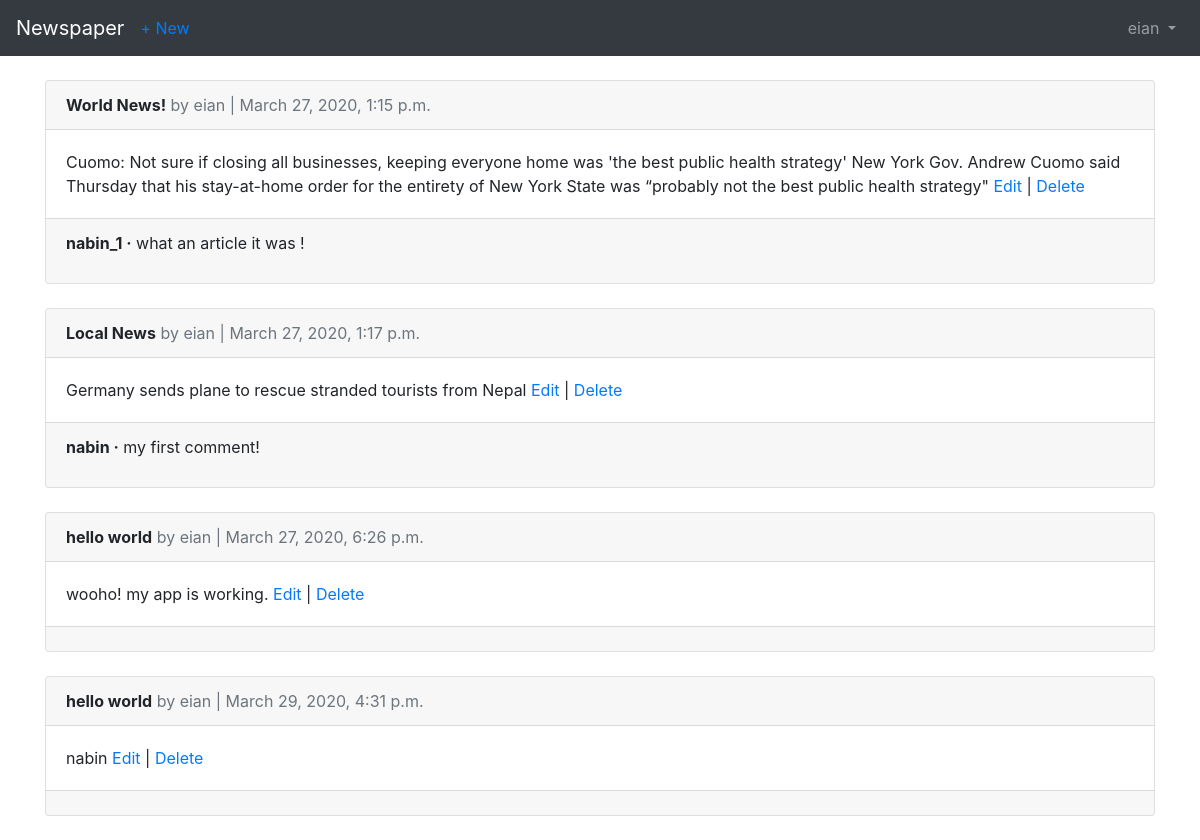
The page /articles/ (signed in) on the database its author committed.
### users/models.py (models this page shows)
class CustomUser(AbstractUser):
    age = models.PositiveIntegerField(null=True, blank=True)

### articles/models.py (models this page shows, shortened)
class Article(models.Model):
    title = models.CharField(max_length=255)
    body = models.TextField()
    date = models.DateTimeField(auto_now_add=True)
    author = models.ForeignKey(
        get_user_model(),
        on_delete=models.CASCADE,
    )

class Comment(models.Model):
    article = models.ForeignKey(
        Article,
        on_delete=models.CASCADE,
        related_name='comments',
    )
    comment = models.CharField(max_length=140)
    author = models.ForeignKey(
        get_user_model(),
        on_delete=models.CASCADE,
    )
    def __str__(self):
        return self.comment

### articles/views.py (the view)
# urls.py: path('', ArticleListView.as_view(), name='article_list'),
class ArticleListView(ListView):
    model = Article
    template_name = 'article_list.html'

### templates/article_list.html (shortened to what this page needs)
{% extends 'base.html' %}
{% block content %}
    {% for article in object_list %}
        <div class="card">
            <div class="card-header">
                <span class="font-weight-bold">{{ article.title }}</span>
                <span class="text-muted">by {{ article.author }} |
                {{ article.date }}</span>
            </div>
            <div class="card-body">
                {{ article.body }}
                <a href="{% url 'article_edit' article.pk %}">Edit</a> |
                <a href="{% url 'article_delete' article.pk %}">Delete</a>
            </div>
            <div class="card-footer">
                {% for comment in article.comments.all %}
                    <p>
                        <span class="font-weight-bold">{{ comment.author }} &middot;</span>
                        {{ comment }}
                    </p>
                {% endfor %}
            </div>
        </div>
        <br />
    {% endfor %}
{% endblock content %}

### templates/base.html (shortened to what this page needs)
<!doctype html>
<html lang="en">
  <head>
    <link rel="stylesheet" href="https://stackpath.bootstrapcdn.com/bootstrap/4.1.3/css/bootstrap.min.css">
  </head>
  <body>
    <nav class="navbar navbar-expand-md navbar-dark bg-dark mb-4">
      <a class="navbar-brand" href="{% url 'home' %}">Newspaper</a>
      {% if user.is_authenticated %}
        <ul class="navbar-nav mr-auto">
          <li class="nav-item"><a href="{% url 'article_new' %}">+ New</a></li>
          </ul>
      {% endif %}
      <div class="collapse navbar-collapse" id="navbarCollapse">
        {% if user.is_authenticated %}
          <ul class="navbar-nav ml-auto">
            <li class="nav-item">
              <a class="nav-link dropdown-toggle" href="#" id="userMenu" data-toggle="dropdown" aria-haspopup="true" aria-expanded="false">
                {{ user.username }}
              </a>
            </li>
          </ul>
        {% endif %}
      </div>
    </nav>
    <div class="container">
      {% block content %}
      {% endblock content %}
    </div>
  </body>
</html>

### rows shown on the page
CustomUser: username "eian"
Article: title "World News!", author "eian", date "March 27, 2020, 1:15 p.m.", body "Cuomo: Not sure if closing all businesses, keeping everyone home was 'the best public health strategy' New York Gov. Andrew Cuomo said Thursday that his stay-at-home order for the entirety of New York State was “probably not the best public health strategy\""
Comment: author "nabin_1", comment "what an article it was !"
Article: title "Local News", author "eian", date "March 27, 2020, 1:17 p.m.", body "Germany sends plane to rescue stranded tourists from Nepal"
Comment: author "nabin", comment "my first comment!"
Article: title "hello world", author "eian", date "March 27, 2020, 6:26 p.m.", body "wooho! my app is working."
Article: title "hello world", author "eian", date "March 29, 2020, 4:31 p.m.", body "nabin"
